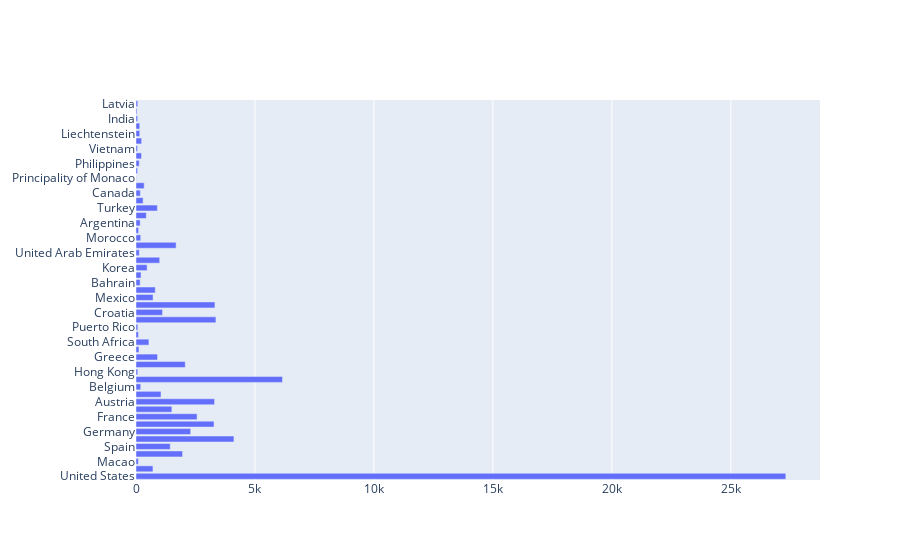

Notebook code for this chart:
### Markdown cell above
## Figure of all countries and their respective number of tournaments

### Code cell
fig = go.Figure(go.Bar(
            x = list(dict.values()),
            y = list(dict.keys()),
            orientation='h'))
fig.show()

### Figure 1 — Plotly figure (JSON) as saved in the notebook; plotly's stock layout.template omitted (floating-point values rounded to 4 significant figures)
{"data": [{"orientation": "h", "type": "bar", "x": [27311, 713, 99, 1957, 1439, 4116, 2297, 3280, 2567, 1508, 3302, 1051, 197, 6158, 73, 2070, 905, 124, 543, 102, 76, 3358, 1115, 3318, 717, 811, 173, 212, 467, 995, 137, 1686, 198, 108, 174, 433, 897, 299, 182, 344, 16, 66, 136, 230, 64, 236, 157, 157, 69, 40, 73], "y": ["United States", "Australia", "Macao", "Italy", "Spain", "Switzerland", "Germany", "Norway", "France", "Portugal", "Austria", "Japan", "Belgium", "China", "Hong Kong", "Brazil", "Greece", "Indonesia", "South Africa", "Serbia", "Puerto Rico", "Poland", "Croatia", "Russia", "Mexico", "Thailand", "Bahrain", "Singapore", "Korea", "Czech Republic", "United Arab Emirates", "Netherlands", "Morocco", "England", "Argentina", "Qatar", "Turkey", "Iran", "Canada", "Malaysia", "Principality of Monaco", "Oman", "Philippines", "Cambodia", "Vietnam", "Slovenia", "Liechtenstein", "Hungary", "India", "Rwanda", "Latvia"]}], "layout": {"autosize": true, "xaxis": {"autorange": true, "range": [0, 28750.0], "type": "linear"}, "yaxis": {"autorange": true, "range": [-0.5, 50.5], "type": "category"}}}
